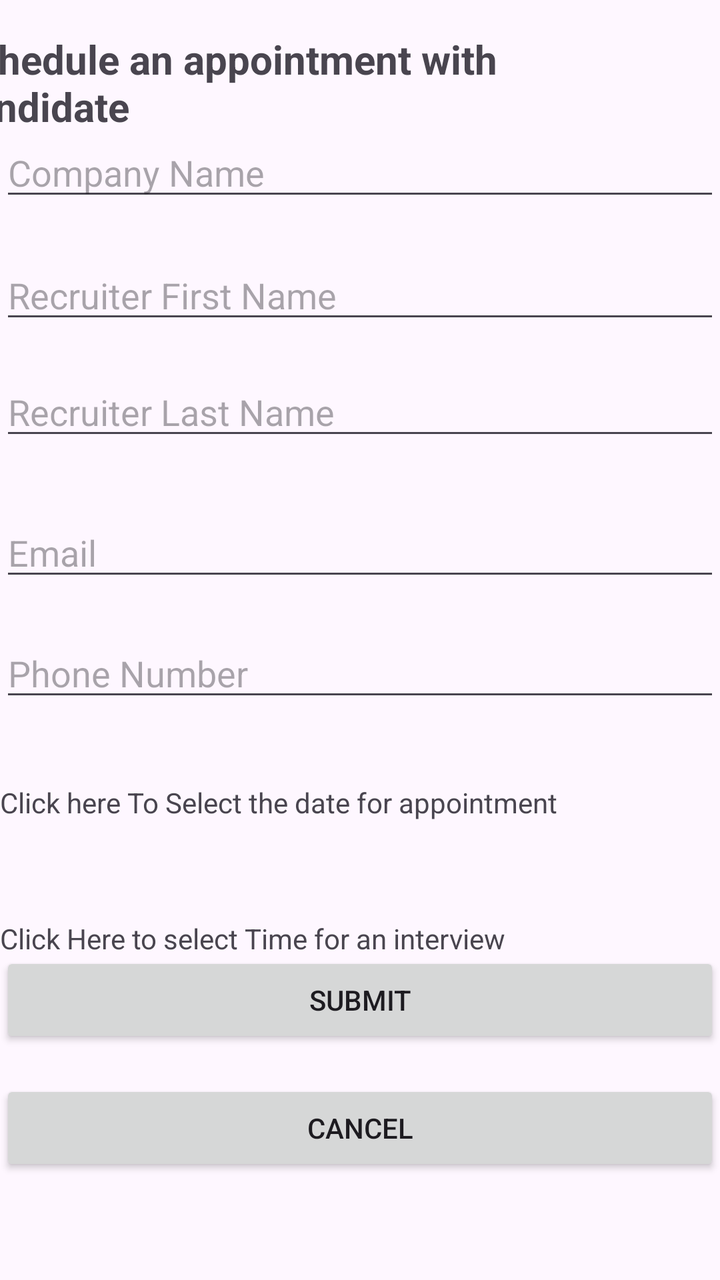
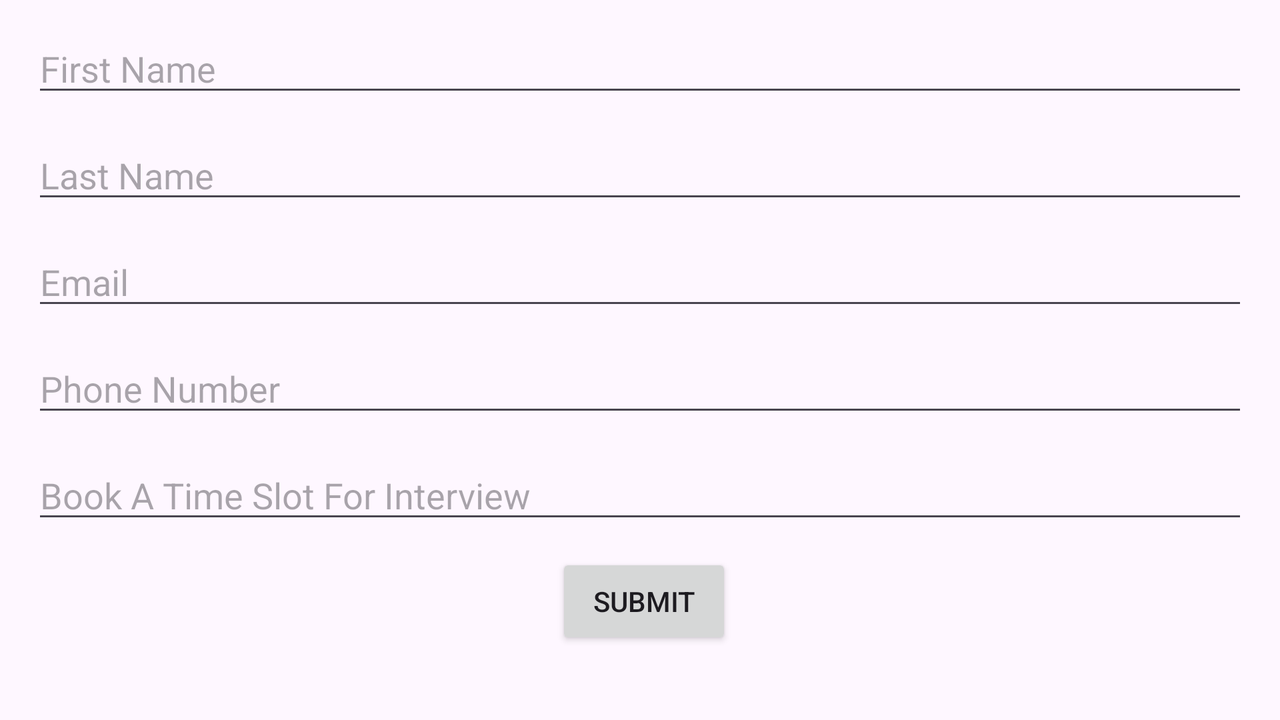

One screen, two layout resources from the same app: the default and the author's alternative for another configuration. Each is rendered where Android would select it; the XML of both is given below.
<!-- AndroidManifest.xml: application theme Theme.MobileApp_GroupProject1 -->
<!-- res/layout/activity_form.xml -->
<?xml version="1.0" encoding="utf-8"?>
<androidx.constraintlayout.widget.ConstraintLayout xmlns:android="http://schemas.android.com/apk/res/android"
    xmlns:app="http://schemas.android.com/apk/res-auto"
    xmlns:tools="http://schemas.android.com/tools"
    android:layout_width="match_parent"
    android:layout_height="match_parent"
    tools:context=".Activity.FormActivity">

    <TextView
        android:id="@+id/textHeading"
        android:layout_width="wrap_content"
        android:layout_height="wrap_content"
        android:layout_marginTop="16dp"
        android:layout_marginEnd="24dp"
        android:text="Schedule an appointment with candidate"
        android:textSize="20sp"
        android:textStyle="bold"
        app:layout_constraintEnd_toEndOf="parent"
        app:layout_constraintTop_toTopOf="parent" />

    <EditText
        android:id="@+id/editCompanyName"
        android:layout_width="0dp"
        android:layout_height="wrap_content"
        android:layout_marginTop="64dp"
        android:hint="Company Name"
        android:inputType="text"
        app:layout_constraintEnd_toEndOf="parent"
        app:layout_constraintStart_toStartOf="parent"
        app:layout_constraintTop_toTopOf="parent" />

    <EditText
        android:id="@+id/editRecruiterFirstName"
        android:layout_width="0dp"
        android:layout_height="wrap_content"
        android:layout_marginTop="20dp"
        android:hint="Recruiter First Name"
        android:inputType="text"
        app:layout_constraintEnd_toEndOf="parent"
        app:layout_constraintStart_toStartOf="parent"
        app:layout_constraintTop_toBottomOf="@+id/editCompanyName" />

    <EditText
        android:id="@+id/editRecruiterLastName"
        android:layout_width="0dp"
        android:layout_height="wrap_content"
        android:layout_marginTop="17dp"
        android:hint="Recruiter Last Name"
        android:inputType="text"
        app:layout_constraintEnd_toEndOf="parent"
        app:layout_constraintStart_toStartOf="parent"
        app:layout_constraintTop_toBottomOf="@+id/editRecruiterFirstName" />

    <EditText
        android:id="@+id/editEmail"
        android:layout_width="0dp"
        android:layout_height="wrap_content"
        android:layout_marginTop="29dp"
        android:hint="Email"
        android:inputType="textEmailAddress"
        app:layout_constraintEnd_toEndOf="parent"
        app:layout_constraintStart_toStartOf="parent"
        app:layout_constraintTop_toBottomOf="@+id/editRecruiterLastName" />

    <EditText
        android:id="@+id/editPhoneNumber"
        android:layout_width="0dp"
        android:layout_height="wrap_content"
        android:layout_marginTop="19dp"
        android:hint="Phone Number"
        android:inputType="phone"
        app:layout_constraintEnd_toEndOf="parent"
        app:layout_constraintStart_toStartOf="parent"
        app:layout_constraintTop_toBottomOf="@+id/editEmail" />

    <LinearLayout
        android:id="@+id/linearLayout"
        android:layout_width="0dp"
        android:layout_height="wrap_content"
        android:layout_marginTop="36dp"
        android:orientation="horizontal"
        app:layout_constraintEnd_toEndOf="parent"
        app:layout_constraintStart_toStartOf="parent"
        app:layout_constraintTop_toBottomOf="@+id/editPhoneNumber">

        <TextView
            android:id="@+id/textDateLabel"
            android:layout_width="wrap_content"
            android:layout_height="wrap_content"
            android:layout_marginEnd="8dp"
            android:text="Click here To Select the date for appointment" />

    </LinearLayout>

    <LinearLayout
        android:id="@+id/linearLayout3"
        android:layout_width="0dp"
        android:layout_height="wrap_content"
        android:layout_marginTop="49dp"
        android:orientation="horizontal"
        app:layout_constraintEnd_toEndOf="parent"
        app:layout_constraintStart_toStartOf="parent"
        app:layout_constraintTop_toBottomOf="@+id/linearLayout">

        <TextView
            android:id="@+id/textTimeLabel"
            android:layout_width="wrap_content"
            android:layout_height="wrap_content"
            android:layout_marginEnd="8dp"
            android:text="Click Here to select Time for an interview" />
    </LinearLayout>

    <Button
        android:id="@+id/buttonSubmit"
        android:layout_width="0dp"
        android:layout_height="wrap_content"
        android:layout_marginBottom="116dp"
        android:text="Submit"
        app:layout_constraintBottom_toBottomOf="parent"
        app:layout_constraintEnd_toEndOf="parent"
        app:layout_constraintHorizontal_bias="0.0"
        app:layout_constraintStart_toStartOf="parent" />

    <Button
        android:id="@+id/buttonCancel"
        android:layout_width="0dp"
        android:layout_height="wrap_content"
        android:layout_marginBottom="52dp"
        android:text="Cancel"
        app:layout_constraintBottom_toBottomOf="parent"
        app:layout_constraintEnd_toEndOf="parent"
        app:layout_constraintHorizontal_bias="0.0"
        app:layout_constraintStart_toStartOf="parent" />

</androidx.constraintlayout.widget.ConstraintLayout>
<!-- resources referenced by this layout -->
<resources>
  <style name="Theme.MobileApp_GroupProject1" parent="Base.Theme.MobileApp_GroupProject1" />
  <style name="Base.Theme.MobileApp_GroupProject1" parent="Theme.Material3.DayNight.NoActionBar">
          
          
      </style>
</resources>
<!-- res/layout-land/activity_form.xml (the author's variant of the layout above) -->
<!-- drawn on the phone turned sideways -->
<?xml version="1.0" encoding="utf-8"?>
<androidx.constraintlayout.widget.ConstraintLayout xmlns:android="http://schemas.android.com/apk/res/android"
    xmlns:app="http://schemas.android.com/apk/res-auto"
    xmlns:tools="http://schemas.android.com/tools"
    android:layout_width="match_parent"
    android:layout_height="match_parent"
    tools:context=".Form">

    <EditText
        android:id="@+id/editTextFirstName"
        android:layout_width="0dp"
        android:layout_height="wrap_content"
        android:layout_marginStart="16dp"
        android:layout_marginTop="12dp"
        android:layout_marginEnd="16dp"
        android:hint="First Name"
        app:layout_constraintEnd_toEndOf="parent"
        app:layout_constraintStart_toStartOf="parent"
        app:layout_constraintTop_toTopOf="parent" />

    <EditText
        android:id="@+id/editTextLastName"
        android:layout_width="0dp"
        android:layout_height="wrap_content"
        android:layout_marginStart="16dp"
        android:layout_marginTop="12dp"
        android:layout_marginEnd="16dp"
        android:hint="Last Name"
        app:layout_constraintEnd_toEndOf="parent"
        app:layout_constraintStart_toStartOf="parent"
        app:layout_constraintTop_toBottomOf="@id/editTextFirstName" />

    <EditText
        android:id="@+id/editTextEmail"
        android:layout_width="0dp"
        android:layout_height="wrap_content"
        android:layout_marginStart="16dp"
        android:layout_marginTop="12dp"
        android:layout_marginEnd="16dp"
        android:hint="Email"
        app:layout_constraintEnd_toEndOf="parent"
        app:layout_constraintStart_toStartOf="parent"
        app:layout_constraintTop_toBottomOf="@id/editTextLastName" />

    <EditText
        android:id="@+id/editTextPhoneNumber"
        android:layout_width="0dp"
        android:layout_height="wrap_content"
        android:layout_marginStart="16dp"
        android:layout_marginTop="12dp"
        android:layout_marginEnd="16dp"
        android:hint="Phone Number"
        app:layout_constraintEnd_toEndOf="parent"
        app:layout_constraintStart_toStartOf="parent"
        app:layout_constraintTop_toBottomOf="@id/editTextEmail" />

    <EditText
        android:id="@+id/editTextTimeSlot"
        android:layout_width="0dp"
        android:layout_height="wrap_content"
        android:layout_marginStart="16dp"
        android:layout_marginTop="12dp"
        android:layout_marginEnd="16dp"
        android:hint="Book A Time Slot For Interview"
        app:layout_constraintEnd_toEndOf="parent"
        app:layout_constraintStart_toStartOf="parent"
        app:layout_constraintTop_toBottomOf="@id/editTextPhoneNumber" />

    <Button
        android:id="@+id/buttonSubmit"
        android:layout_width="wrap_content"
        android:layout_height="wrap_content"
        android:layout_marginStart="16dp"
        android:layout_marginTop="10dp"
        android:layout_marginEnd="12dp"
        android:text="Submit"
        app:layout_constraintEnd_toEndOf="parent"
        app:layout_constraintStart_toStartOf="parent"
        app:layout_constraintTop_toBottomOf="@id/editTextTimeSlot" />

</androidx.constraintlayout.widget.ConstraintLayout>
